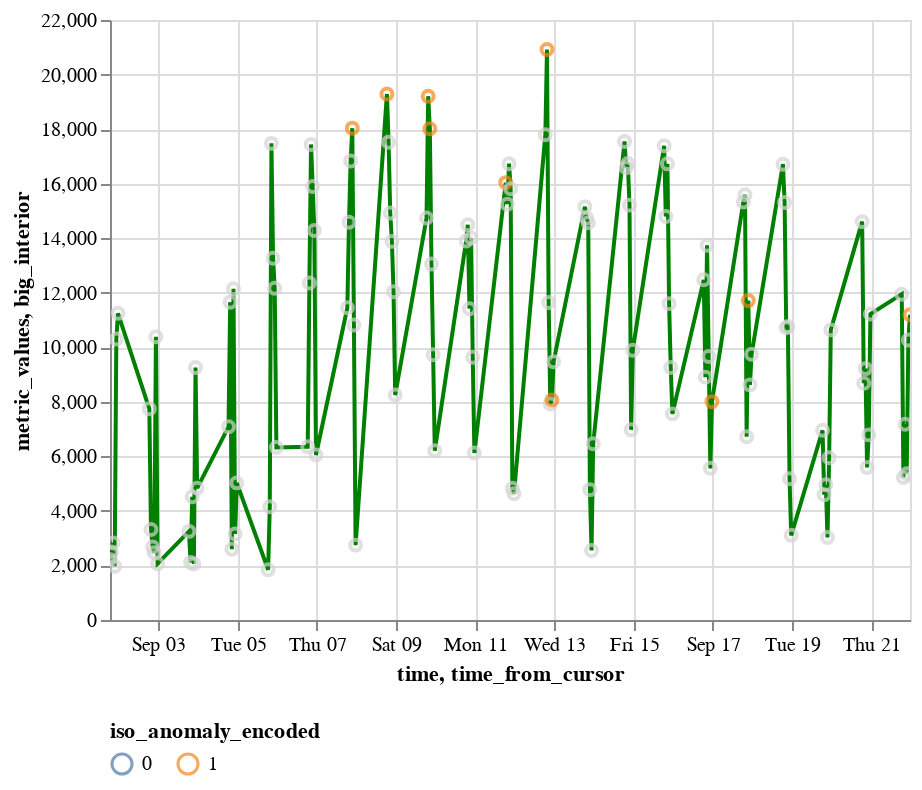

This figure's notebook cell:
### Code cell
import altair as alt

# Create a selection for the cursor
cursor = alt.selection_single(on='mouseover', nearest=True, empty='none')

# Base chart for metric values
base = alt.Chart(result_copy1).mark_line(color='green').encode(
    x='time',
    y='metric_values'
).properties(
    width=400  # Set an explicit width for the base chart
)

# Points for anomalies
points = base.mark_point().encode(
    color=alt.condition(
        alt.datum['iso_anomaly_encoded'] > 0,
        'iso_anomaly_encoded:N',
        alt.value('lightgray')
    ),
    tooltip=['time', 'metric_values', 'iso_anomaly_encoded']
).add_selection(
    cursor
)

# Line for big_interior, starting from the cursor position
interior_line = alt.Chart(result_copy1).transform_filter(
    cursor
).transform_calculate(
    # Calculate time values starting from the cursor position
    time_from_cursor='datum.time - datum.time[0]'
).mark_line(color='yellow').encode(
    x='time_from_cursor:T',  # Use the calculated time values
    y='big_interior:Q',
    detail='big_interior:N'
).properties(
    width=base.properties()['width'] / 6  # Set width to 1/6th of the base chart
)

# Combine charts and add legend
chart = (base + points + interior_line).configure_legend(
    orient='bottom'
).interactive()

chart
